Frame 1 (no input): blank canvas, image omitted
Frame 60 (no input): blank canvas, image omitted
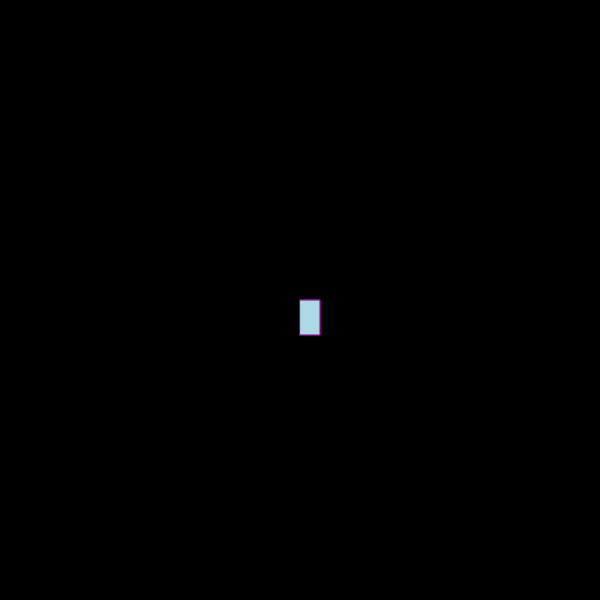
Frame 120 (the mouse pressed at the canvas centre since frame 60)

The p5.js sketch whose frames 1 and 60 were blank and that drew this single picture after the mouse press (run headless with seeded random() and noise() and a simulated clock; from frame 60 on, the mouse is pressed at the canvas centre):

// p5.js sketch
// ── sketch.js
function setup() {
    createCanvas(600, 600);
    background("black");
  }
  
  function draw() {
    stroke("purple");
    fill("lightblue");
  
    if(mouseIsPressed){
     rect(mouseX, mouseY, 20, 35);
    }
    
  }
